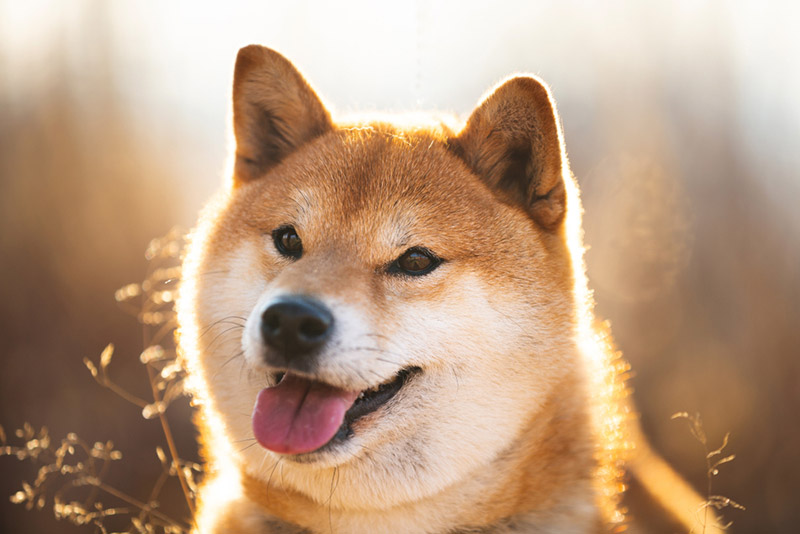
#> input picture imges/chiba.jpg, 800 x 534 px
$ python ReadPixcelsImg.py
#> lines starting #> are read from the running program, lines starting #| are printed output that depends on the picture; after the words box and inside, x2 and y2 are one past the last pixel; in counts of white or black regions, pixels touching at a corner belong together
import cv2
#import numpy as np

img = cv2.imread("imges/chiba.jpg")
#> img is the input picture: shape (534, 800, 3); mean B, G, R 129.9, 156, 186.8
cv2.imshow('Image',img)

#img_color = cv2.imread(img)
img_gray = cv2.cvtColor(img, cv2.COLOR_BGR2GRAY)
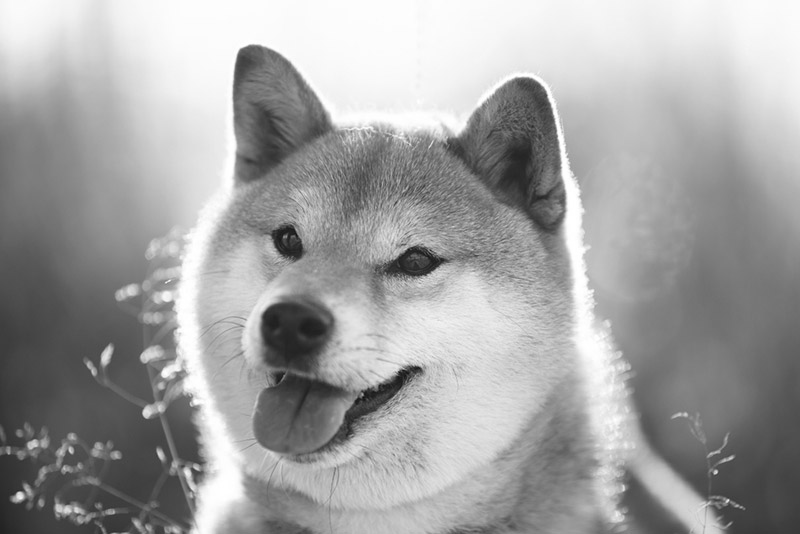
#> img_gray: shape (534, 800); min 14, max 255, mean 162.3
im_r, im_c = img_gray.shape
#> im_r = 534; im_c = 800
cv2.imshow('Image Gray',img_gray)
edges = cv2.Canny(img_gray,100,200)
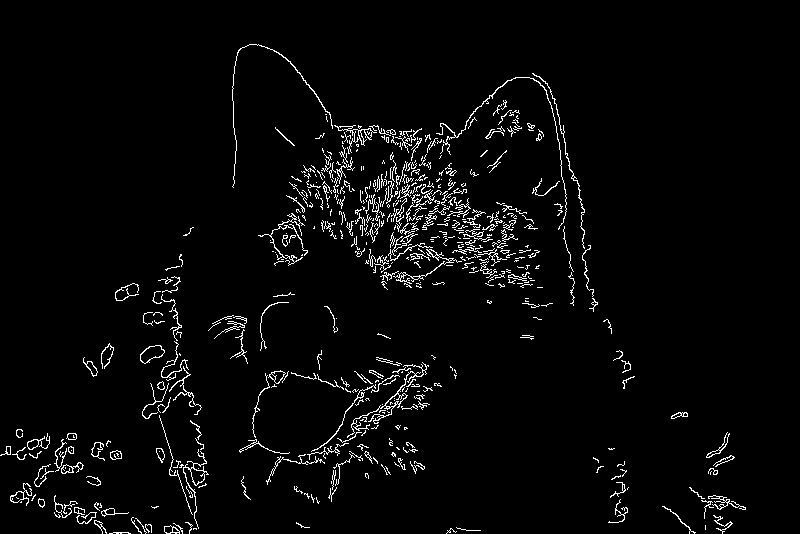
#> edges: shape (534, 800); 3.3% white in thin lines or dots, all inside (x1, y1, x2, y2) = (0, 44, 746, 534)
cv2.imshow('Edges',edges)

print('RGB shape : ', img.shape)
#| RGB shape :  (534, 800, 3)
print('Gray shape : ', img_gray.shape)
#| Gray shape :  (534, 800)
print('r : ', im_r)
#| r :  534
print('c : ', im_c)
#| c :  800
print('Img size : ', img_gray.size)
#| Img size :  427200

cv2.waitKey(0)
cv2.destroyAllWindows()
